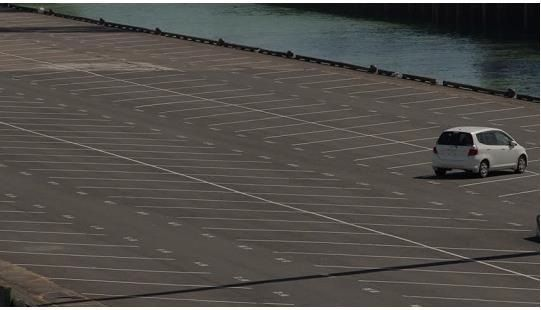
#> input picture Deteksi Garis/parkir.jpeg, 541 x 310 px
$ jupyter execute Deteksi.ipynb   (shell and % lines are left out)
#> lines starting #> are read from the running program, lines starting #| are printed output that depends on the picture
[cell 1]
import cv2
import numpy as np
import matplotlib.pyplot as plt
import skimage

[cell 2]
image = cv2.imread("parkir.jpeg")
#> image is the input picture: shape (310, 541, 3); mean B, G, R 74.8, 78.7, 81.7

[cell 3]
cv2.imshow("gambar", image)
cv2.waitKey(0)
cv2.destroyAllWindows()

[cell 4]
gray = cv2.cvtColor(image, cv2.COLOR_BGR2GRAY)
edges =cv2.Canny(image,100,150)
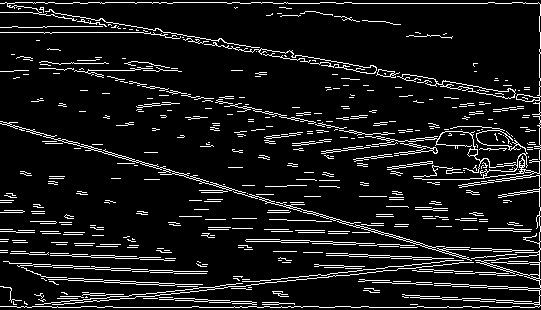
#> edges: shape (310, 541); 9.2% white in thin lines or dots

[cell 5]
fig,axs = plt.subplots(1,2,figsize =(10,10))
ax = axs.ravel()

ax[0].imshow(gray,cmap="gray")
ax[0].set_title("gambarr asli")

ax[1].imshow(edges,cmap="gray")
ax[1].set_title("gambarr setelah")
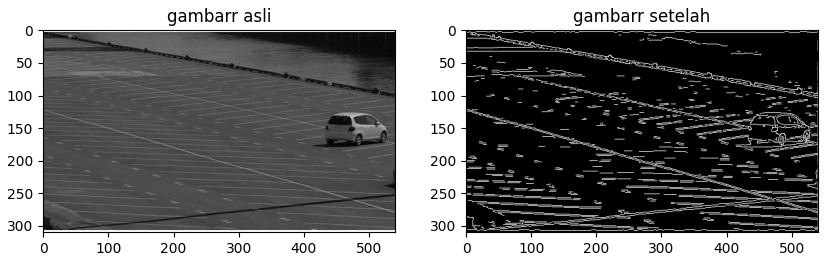
#> figure drawn by matplotlib, 2 panels

[cell 6]
lines = cv2.HoughLinesP(edges,1,np.pi/180,30,maxLineGap=250)
#> lines = 104 rows, first 6: [3, 3, 539, 97], [17, 307, 538, 307], [36, 306, 539, 254], [0, 123, 539, 277], [0, 3, 539, 3], [23, 12, 539, 103]
image_line= image.copy()

[cell 7]
for line in lines:
    x1,y1,x2,y2 = line[0]
    cv2.line(image_line,(x1,y1),(x2,y2),(100,8,255),1)
#> this loop made 104 passes
#> (x1, y1, x2, y2) on passes 1 to 12: (3, 3, 539, 97), (17, 307, 538, 307), (36, 306, 539, 254), (0, 123, 539, 277), (0, 3, 539, 3), (23, 12, 539, 103), (7, 6, 539, 100), (11, 54, 539, 176), (56, 141, 540, 279), (5, 2, 538, 2), (11, 306, 539, 251), (7, 4, 539, 98)
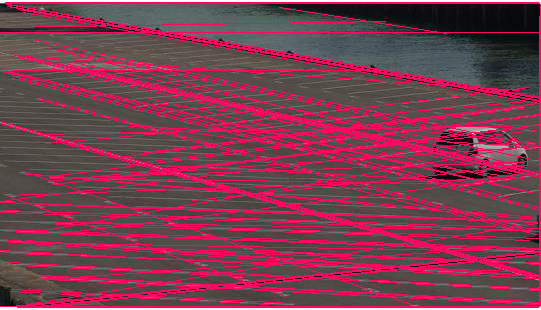
#> image_line: shape (310, 541, 3); mean B, G, R 80.8, 60.8, 124.1

[cell 8]
fig,axs = plt.subplots(1,2,figsize =(10,10))
ax = axs.ravel()

ax[0].imshow(gray,cmap="gray")
ax[0].set_title("gambarr asli")

ax[1].imshow(image_line,cmap="gray")
ax[1].set_title("gambarr setelah")
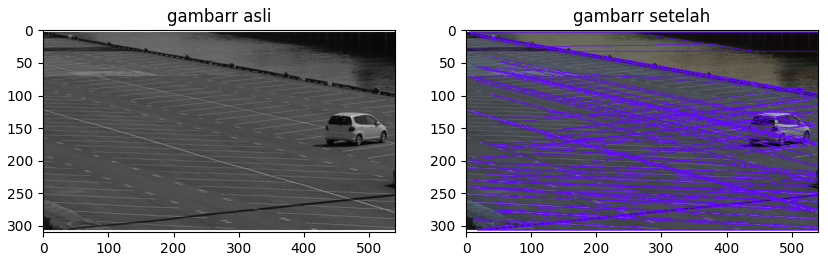
#> figure drawn by matplotlib, 2 panels; B, G, R data is drawn as R, G, B
